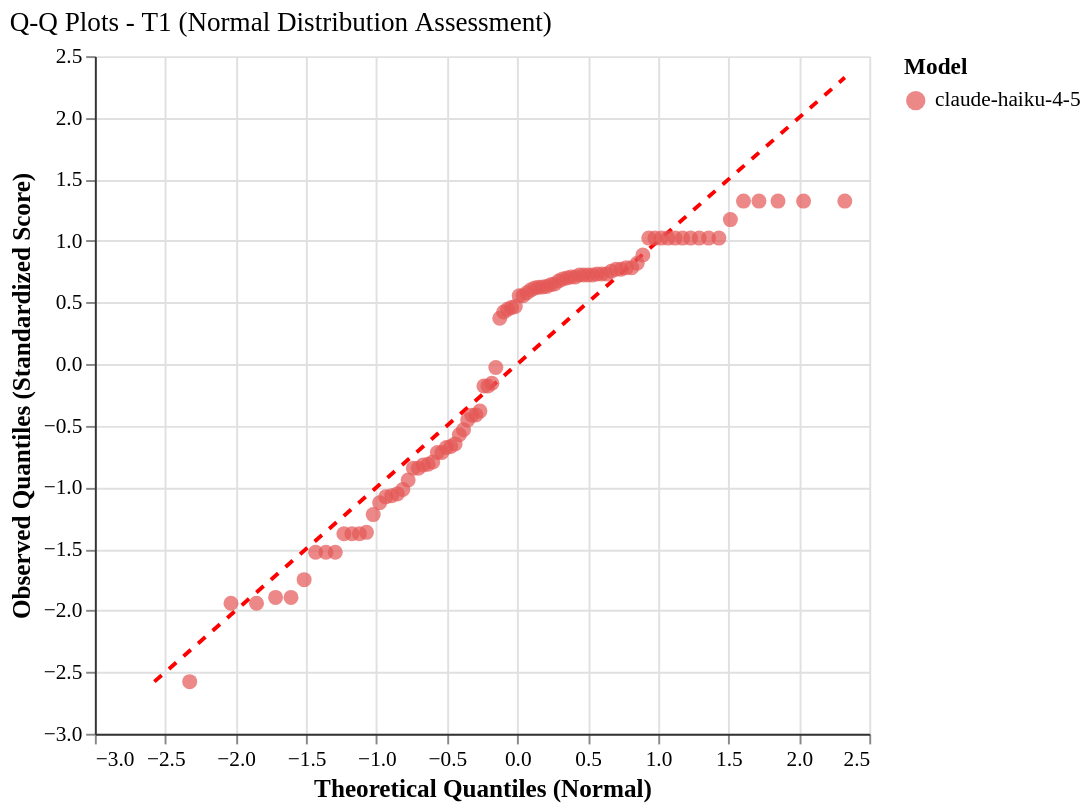

Specify this chart in Vega-Lite:
### Vega-Lite specification from a JSON file in a GitHub repository (floating-point values rounded to 4 significant figures)
{"config": {"font": "serif", "axis": {"labelFontSize": 11, "titleFontSize": 13, "gridColor": "#e0e0e0", "domainColor": "#333333"}, "legend": {"labelFontSize": 11, "titleFontSize": 12}, "title": {"fontSize": 14, "anchor": "start", "fontWeight": "normal"}, "view": {"stroke": null, "continuousWidth": 400, "continuousHeight": 300, "strokeWidth": 0}, "mark": {"tooltip": true}}, "layer": [{"data": {"name": "data-bcb409a5665768dbc315a6645155af9d"}, "mark": {"type": "line", "color": "red", "strokeDash": [5, 5], "strokeWidth": 2}, "encoding": {"x": {"field": "theoretical_quantile", "type": "quantitative"}, "y": {"field": "observed_quantile", "type": "quantitative"}}}, {"data": {"name": "data-6bcb06b9650002b10bd83d6d33e00ef3"}, "mark": {"type": "circle", "opacity": 0.7, "size": 60}, "encoding": {"color": {"field": "agent_model", "scale": {"domain": ["claude-haiku-4-5"], "range": ["#E45756"]}, "title": "Model", "type": "nominal"}, "tooltip": [{"field": "agent_model", "title": "Model", "type": "nominal"}, {"field": "tier", "title": "Tier", "type": "ordinal"}, {"field": "theoretical_quantile", "format": ".2f", "title": "Theoretical Q", "type": "quantitative"}, {"field": "observed_quantile", "format": ".2f", "title": "Observed Q", "type": "quantitative"}, {"field": "original_score", "format": ".3f", "title": "Original Score", "type": "quantitative"}], "x": {"field": "theoretical_quantile", "scale": {"zero": false}, "title": "Theoretical Quantiles (Normal)", "type": "quantitative"}, "y": {"field": "observed_quantile", "scale": {"zero": false}, "title": "Observed Quantiles (Standardized Score)", "type": "quantitative"}}}], "height": 350, "title": "Q-Q Plots - T1 (Normal Distribution Assessment)", "width": 400, "$schema": "https://vega.github.io/schema/vega-lite/v6.1.0.json", "datasets": {"data-bcb409a5665768dbc315a6645155af9d": [{"theoretical_quantile": -2.577, "observed_quantile": -2.577}, {"theoretical_quantile": 2.326, "observed_quantile": 2.326}], "data-6bcb06b9650002b10bd83d6d33e00ef3": [{"agent_model": "claude-haiku-4-5", "tier": "T1", "theoretical_quantile": -2.326, "observed_quantile": -2.577, "original_score": 0.4583}, {"agent_model": "claude-haiku-4-5", "tier": "T1", "theoretical_quantile": -2.033, "observed_quantile": -1.941, "original_score": 0.5467}, {"agent_model": "claude-haiku-4-5", "tier": "T1", "theoretical_quantile": -1.852, "observed_quantile": -1.941, "original_score": 0.5467}, {"agent_model": "claude-haiku-4-5", "tier": "T1", "theoretical_quantile": -1.717, "observed_quantile": -1.893, "original_score": 0.5533}, {"agent_model": "claude-haiku-4-5", "tier": "T1", "theoretical_quantile": -1.607, "observed_quantile": -1.893, "original_score": 0.5533}, {"agent_model": "claude-haiku-4-5", "tier": "T1", "theoretical_quantile": -1.514, "observed_quantile": -1.749, "original_score": 0.5733}, {"agent_model": "claude-haiku-4-5", "tier": "T1", "theoretical_quantile": -1.432, "observed_quantile": -1.527, "original_score": 0.6042}, {"agent_model": "claude-haiku-4-5", "tier": "T1", "theoretical_quantile": -1.359, "observed_quantile": -1.527, "original_score": 0.6042}, {"agent_model": "claude-haiku-4-5", "tier": "T1", "theoretical_quantile": -1.293, "observed_quantile": -1.527, "original_score": 0.6042}, {"agent_model": "claude-haiku-4-5", "tier": "T1", "theoretical_quantile": -1.231, "observed_quantile": -1.377, "original_score": 0.625}, {"agent_model": "claude-haiku-4-5", "tier": "T1", "theoretical_quantile": -1.174, "observed_quantile": -1.377, "original_score": 0.625}, {"agent_model": "claude-haiku-4-5", "tier": "T1", "theoretical_quantile": -1.121, "observed_quantile": -1.377, "original_score": 0.625}, {"agent_model": "claude-haiku-4-5", "tier": "T1", "theoretical_quantile": -1.071, "observed_quantile": -1.365, "original_score": 0.6267}, {"agent_model": "claude-haiku-4-5", "tier": "T1", "theoretical_quantile": -1.023, "observed_quantile": -1.221, "original_score": 0.6467}, {"agent_model": "claude-haiku-4-5", "tier": "T1", "theoretical_quantile": -0.9775, "observed_quantile": -1.125, "original_score": 0.66}, {"agent_model": "claude-haiku-4-5", "tier": "T1", "theoretical_quantile": -0.9339, "observed_quantile": -1.077, "original_score": 0.6667}, {"agent_model": "claude-haiku-4-5", "tier": "T1", "theoretical_quantile": -0.8921, "observed_quantile": -1.067, "original_score": 0.668}, {"agent_model": "claude-haiku-4-5", "tier": "T1", "theoretical_quantile": -0.8517, "observed_quantile": -1.053, "original_score": 0.67}, {"agent_model": "claude-haiku-4-5", "tier": "T1", "theoretical_quantile": -0.8127, "observed_quantile": -1.017, "original_score": 0.675}, {"agent_model": "claude-haiku-4-5", "tier": "T1", "theoretical_quantile": -0.7749, "observed_quantile": -0.9403, "original_score": 0.6857}, {"agent_model": "claude-haiku-4-5", "tier": "T1", "theoretical_quantile": -0.7381, "observed_quantile": -0.8442, "original_score": 0.699}, {"agent_model": "claude-haiku-4-5", "tier": "T1", "theoretical_quantile": -0.7023, "observed_quantile": -0.8442, "original_score": 0.699}, {"agent_model": "claude-haiku-4-5", "tier": "T1", "theoretical_quantile": -0.6674, "observed_quantile": -0.8178, "original_score": 0.7027}, {"agent_model": "claude-haiku-4-5", "tier": "T1", "theoretical_quantile": -0.6333, "observed_quantile": -0.813, "original_score": 0.7033}, {"agent_model": "claude-haiku-4-5", "tier": "T1", "theoretical_quantile": -0.6, "observed_quantile": -0.7938, "original_score": 0.706}, {"agent_model": "claude-haiku-4-5", "tier": "T1", "theoretical_quantile": -0.5672, "observed_quantile": -0.717, "original_score": 0.7167}, {"agent_model": "claude-haiku-4-5", "tier": "T1", "theoretical_quantile": -0.5351, "observed_quantile": -0.717, "original_score": 0.7167}, {"agent_model": "claude-haiku-4-5", "tier": "T1", "theoretical_quantile": -0.5035, "observed_quantile": -0.6762, "original_score": 0.7223}, {"agent_model": "claude-haiku-4-5", "tier": "T1", "theoretical_quantile": -0.4724, "observed_quantile": -0.669, "original_score": 0.7233}, {"agent_model": "claude-haiku-4-5", "tier": "T1", "theoretical_quantile": -0.4418, "observed_quantile": -0.6474, "original_score": 0.7263}, {"agent_model": "claude-haiku-4-5", "tier": "T1", "theoretical_quantile": -0.4115, "observed_quantile": -0.573, "original_score": 0.7367}, {"agent_model": "claude-haiku-4-5", "tier": "T1", "theoretical_quantile": -0.3817, "observed_quantile": -0.5322, "original_score": 0.7423}, {"agent_model": "claude-haiku-4-5", "tier": "T1", "theoretical_quantile": -0.3522, "observed_quantile": -0.453, "original_score": 0.7533}, {"agent_model": "claude-haiku-4-5", "tier": "T1", "theoretical_quantile": -0.3229, "observed_quantile": -0.4146, "original_score": 0.7587}, {"agent_model": "claude-haiku-4-5", "tier": "T1", "theoretical_quantile": -0.294, "observed_quantile": -0.4122, "original_score": 0.759}, {"agent_model": "claude-haiku-4-5", "tier": "T1", "theoretical_quantile": -0.2653, "observed_quantile": -0.381, "original_score": 0.7633}, {"agent_model": "claude-haiku-4-5", "tier": "T1", "theoretical_quantile": -0.2368, "observed_quantile": -0.177, "original_score": 0.7917}, {"agent_model": "claude-haiku-4-5", "tier": "T1", "theoretical_quantile": -0.2085, "observed_quantile": -0.177, "original_score": 0.7917}, {"agent_model": "claude-haiku-4-5", "tier": "T1", "theoretical_quantile": -0.1804, "observed_quantile": -0.1553, "original_score": 0.7947}, {"agent_model": "claude-haiku-4-5", "tier": "T1", "theoretical_quantile": -0.1524, "observed_quantile": -0.02693, "original_score": 0.8125}, {"agent_model": "claude-haiku-4-5", "tier": "T1", "theoretical_quantile": -0.1245, "observed_quantile": 0.3727, "original_score": 0.868}, {"agent_model": "claude-haiku-4-5", "tier": "T1", "theoretical_quantile": -0.09675, "observed_quantile": 0.4231, "original_score": 0.875}, {"agent_model": "claude-haiku-4-5", "tier": "T1", "theoretical_quantile": -0.06906, "observed_quantile": 0.4447, "original_score": 0.878}, {"agent_model": "claude-haiku-4-5", "tier": "T1", "theoretical_quantile": -0.04141, "observed_quantile": 0.4591, "original_score": 0.88}, {"agent_model": "claude-haiku-4-5", "tier": "T1", "theoretical_quantile": -0.0138, "observed_quantile": 0.4678, "original_score": 0.8812}, {"agent_model": "claude-haiku-4-5", "tier": "T1", "theoretical_quantile": 0.0138, "observed_quantile": 0.5552, "original_score": 0.8933}, {"agent_model": "claude-haiku-4-5", "tier": "T1", "theoretical_quantile": 0.04141, "observed_quantile": 0.5552, "original_score": 0.8933}, {"agent_model": "claude-haiku-4-5", "tier": "T1", "theoretical_quantile": 0.06906, "observed_quantile": 0.5792, "original_score": 0.8967}, {"agent_model": "claude-haiku-4-5", "tier": "T1", "theoretical_quantile": 0.09675, "observed_quantile": 0.6032, "original_score": 0.9}, {"agent_model": "claude-haiku-4-5", "tier": "T1", "theoretical_quantile": 0.1245, "observed_quantile": 0.6185, "original_score": 0.9021}, {"agent_model": "claude-haiku-4-5", "tier": "T1", "theoretical_quantile": 0.1524, "observed_quantile": 0.6248, "original_score": 0.903}, {"agent_model": "claude-haiku-4-5", "tier": "T1", "theoretical_quantile": 0.1804, "observed_quantile": 0.6272, "original_score": 0.9033}, {"agent_model": "claude-haiku-4-5", "tier": "T1", "theoretical_quantile": 0.2085, "observed_quantile": 0.6305, "original_score": 0.9038}, {"agent_model": "claude-haiku-4-5", "tier": "T1", "theoretical_quantile": 0.2368, "observed_quantile": 0.644, "original_score": 0.9057}, {"agent_model": "claude-haiku-4-5", "tier": "T1", "theoretical_quantile": 0.2653, "observed_quantile": 0.6512, "original_score": 0.9067}, {"agent_model": "claude-haiku-4-5", "tier": "T1", "theoretical_quantile": 0.294, "observed_quantile": 0.6752, "original_score": 0.91}, {"agent_model": "claude-haiku-4-5", "tier": "T1", "theoretical_quantile": 0.3229, "observed_quantile": 0.692, "original_score": 0.9123}, {"agent_model": "claude-haiku-4-5", "tier": "T1", "theoretical_quantile": 0.3522, "observed_quantile": 0.6992, "original_score": 0.9133}, {"agent_model": "claude-haiku-4-5", "tier": "T1", "theoretical_quantile": 0.3817, "observed_quantile": 0.7078, "original_score": 0.9145}, {"agent_model": "claude-haiku-4-5", "tier": "T1", "theoretical_quantile": 0.4115, "observed_quantile": 0.7078, "original_score": 0.9145}, {"agent_model": "claude-haiku-4-5", "tier": "T1", "theoretical_quantile": 0.4418, "observed_quantile": 0.7232, "original_score": 0.9167}, {"agent_model": "claude-haiku-4-5", "tier": "T1", "theoretical_quantile": 0.4724, "observed_quantile": 0.7232, "original_score": 0.9167}, {"agent_model": "claude-haiku-4-5", "tier": "T1", "theoretical_quantile": 0.5035, "observed_quantile": 0.7232, "original_score": 0.9167}, {"agent_model": "claude-haiku-4-5", "tier": "T1", "theoretical_quantile": 0.5351, "observed_quantile": 0.7232, "original_score": 0.9167}, {"agent_model": "claude-haiku-4-5", "tier": "T1", "theoretical_quantile": 0.5672, "observed_quantile": 0.7318, "original_score": 0.9179}, {"agent_model": "claude-haiku-4-5", "tier": "T1", "theoretical_quantile": 0.6, "observed_quantile": 0.7318, "original_score": 0.9179}, {"agent_model": "claude-haiku-4-5", "tier": "T1", "theoretical_quantile": 0.6333, "observed_quantile": 0.7318, "original_score": 0.9179}, {"agent_model": "claude-haiku-4-5", "tier": "T1", "theoretical_quantile": 0.6674, "observed_quantile": 0.7541, "original_score": 0.921}, {"agent_model": "claude-haiku-4-5", "tier": "T1", "theoretical_quantile": 0.7023, "observed_quantile": 0.7712, "original_score": 0.9233}, {"agent_model": "claude-haiku-4-5", "tier": "T1", "theoretical_quantile": 0.7381, "observed_quantile": 0.7712, "original_score": 0.9233}, {"agent_model": "claude-haiku-4-5", "tier": "T1", "theoretical_quantile": 0.7749, "observed_quantile": 0.7832, "original_score": 0.925}, {"agent_model": "claude-haiku-4-5", "tier": "T1", "theoretical_quantile": 0.8127, "observed_quantile": 0.7832, "original_score": 0.925}, {"agent_model": "claude-haiku-4-5", "tier": "T1", "theoretical_quantile": 0.8517, "observed_quantile": 0.8192, "original_score": 0.93}, {"agent_model": "claude-haiku-4-5", "tier": "T1", "theoretical_quantile": 0.8921, "observed_quantile": 0.8862, "original_score": 0.9393}, {"agent_model": "claude-haiku-4-5", "tier": "T1", "theoretical_quantile": 0.9339, "observed_quantile": 1.023, "original_score": 0.9583}, {"agent_model": "claude-haiku-4-5", "tier": "T1", "theoretical_quantile": 0.9775, "observed_quantile": 1.023, "original_score": 0.9583}, {"agent_model": "claude-haiku-4-5", "tier": "T1", "theoretical_quantile": 1.023, "observed_quantile": 1.023, "original_score": 0.9583}, {"agent_model": "claude-haiku-4-5", "tier": "T1", "theoretical_quantile": 1.071, "observed_quantile": 1.023, "original_score": 0.9583}, {"agent_model": "claude-haiku-4-5", "tier": "T1", "theoretical_quantile": 1.121, "observed_quantile": 1.023, "original_score": 0.9583}, {"agent_model": "claude-haiku-4-5", "tier": "T1", "theoretical_quantile": 1.174, "observed_quantile": 1.023, "original_score": 0.9583}, {"agent_model": "claude-haiku-4-5", "tier": "T1", "theoretical_quantile": 1.231, "observed_quantile": 1.023, "original_score": 0.9583}, {"agent_model": "claude-haiku-4-5", "tier": "T1", "theoretical_quantile": 1.293, "observed_quantile": 1.023, "original_score": 0.9583}, {"agent_model": "claude-haiku-4-5", "tier": "T1", "theoretical_quantile": 1.359, "observed_quantile": 1.023, "original_score": 0.9583}, {"agent_model": "claude-haiku-4-5", "tier": "T1", "theoretical_quantile": 1.432, "observed_quantile": 1.023, "original_score": 0.9583}, {"agent_model": "claude-haiku-4-5", "tier": "T1", "theoretical_quantile": 1.514, "observed_quantile": 1.173, "original_score": 0.9792}, {"agent_model": "claude-haiku-4-5", "tier": "T1", "theoretical_quantile": 1.607, "observed_quantile": 1.323, "original_score": 1.0}, {"agent_model": "claude-haiku-4-5", "tier": "T1", "theoretical_quantile": 1.717, "observed_quantile": 1.323, "original_score": 1.0}, {"agent_model": "claude-haiku-4-5", "tier": "T1", "theoretical_quantile": 1.852, "observed_quantile": 1.323, "original_score": 1.0}, {"agent_model": "claude-haiku-4-5", "tier": "T1", "theoretical_quantile": 2.033, "observed_quantile": 1.323, "original_score": 1.0}, {"agent_model": "claude-haiku-4-5", "tier": "T1", "theoretical_quantile": 2.326, "observed_quantile": 1.323, "original_score": 1.0}]}}
